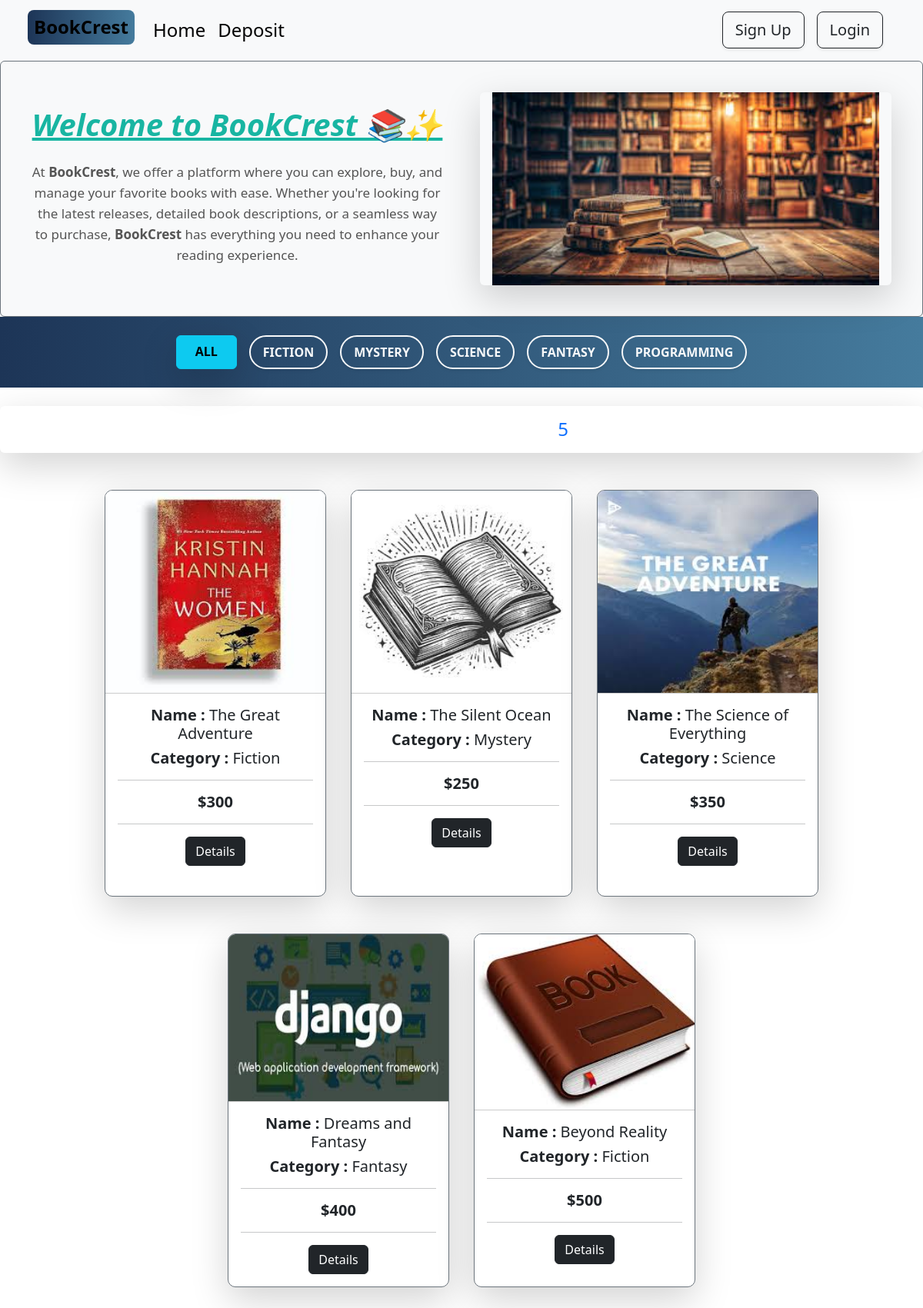
The page / on the database its author committed.
### categories/models.py (models this page shows, shortened)
class Category(models.Model):
    category = models.CharField(max_length= 100)
    slug = models.SlugField(max_length= 120)

### books/models.py (models this page shows, shortened)
class Book_Model(models.Model):
    name = models.CharField(max_length= 120)
    price = models.IntegerField()
    Description = models.TextField()
    quantity = models.IntegerField()
    img = models.ImageField(upload_to= 'uploads/')
    category = models.ForeignKey(Category, on_delete= models.CASCADE, related_name= 'books')

### BookCrest/views.py (the view)
# urls.py: path('', home, name= 'home'),
def home(req, category_slug = None):
    data = Book_Model.objects.all()
    if category_slug is not None:
        category = Category.objects.get(slug = category_slug)
        data = Book_Model.objects.filter(category = category)
    categories = Category.objects.all()
    return render(req, 'home.html', {'data' : data, 'category' : categories})

### templates/home.html
{% extends "base.html" %}
{% load static %}
{% block content %}
<div class="d-flex flex-wrap align-items-center border border-secondary rounded shadow-sm p-3 bg-light">
    <div class="col-12 col-md-6 order-2 order-md-1 text-center text-md-start">
        <div class="text-center m-4">
            <h1 style="color: #18b5a2; font-weight: bold; text-decoration: underline;">
                <i>Welcome to BookCrest 📚✨</i>
            </h1>
        </div>
        <div class="text-center m-3 d-flex ">
            <p style="line-height: 1.6; font-size: 17px; color: #555;" class="row-cols-auto px-2">
                At <b>BookCrest</b>, we offer a platform where you can explore, buy,
                and manage your favorite books with ease. Whether you're looking
                for the latest releases, detailed book descriptions, or a seamless
                way to purchase, <b>BookCrest</b> has everything you need to enhance your reading experience.
            </p>
        </div>
    </div>
    <div class="col-12 col-md-6 order-1 order-md-2 p-4">
        <img class="img-fluid rounded shadow-lg w-100 px-3" src="{% static 'book_img.jpg' %}" alt="BookCrest Image">
    </div>
</div>
<div class="py-4" style="background: linear-gradient(to right, #1d3557, #457b9d);">
    <div class="d-flex flex-wrap gap-3 justify-content-center text-center">
        <a class="btn btn-info fw-bold px-4 py-2 shadow-lg text-uppercase" href="{% url 'all_categories' %}">All</a>
        {% for i in category %}
        <a class="btn btn-outline-light text-uppercase fw-semibold px-3 py-2 border-2 shadow-sm"
            style="border-radius: 25px; transition: all 0.3s ease;"
            href="{% url 'category_wise' i.slug %}">{{i.category}}</a>
        {% endfor %}
    </div>
</div>
{% if data %}
<div class="text-center my-4">
    <h4 class="total-result-title text-white p-3 rounded shadow-lg">
        Explore Our Collection: <span class="text-primary">{{ data|length }}</span>
    </h4>
</div>
<div class="d-flex flex-wrap gap-3 m-md-4 justify-content-center">
    {% for i in data %}
    <div class="card col-sm-12 col-md-3 m-2 mt-4 border border-secondary shadow-lg"
        style="border-radius: 10px; overflow: hidden;">
        <img src="{{ i.img.url }}" class="card-img-top h-50" alt="Book Image" style="border-bottom: 1px solid #ccc;">
        <div class="card-body">
            <h5 class="card-title text-center"><b>Name :</b> {{i.name}}</h5>
            <h5 class="card-title text-center"><b>Category :</b> {{ i.category.category }}</h5>
            <strong>
                <hr>
            </strong>
            <h5 class="card-title text-center"><b>${{i.price}}</b></h5>
            <strong>
                <hr>
            </strong>
            <div class="text-center">
                <a class="btn btn-dark" href="{% url 'all_details' i.id %}">Details</a>
            </div>
        </div>
    </div>
    {% endfor %}
</div>
{% else %}
<p class="text-center w-100 text-muted mt-5 fs-3">No products yet.</p>
{% endif %}
{% endblock content %}

### templates/base.html (shortened to what this page needs)
<!DOCTYPE html>
<html lang="en">
<head>
    <link href="https://cdn.jsdelivr.net/npm/bootstrap@5.3.3/dist/css/bootstrap.min.css" rel="stylesheet"
>
</head>
<body>
    <nav class="navbar navbar-expand-lg bg-body-tertiary px-4">
        <div class="container-fluid">
            <a class="navbar-brand" href="{% url 'home' %}">
                <h4 style="background: linear-gradient(to right, #1d3557, #457b9d); border-radius: 8px;"
                    class="p-2 fw-bold">BookCrest</h4>
            </a>
            <div class="collapse navbar-collapse" id="navbarSupportedContent">
                <ul class="navbar-nav me-auto mb-2 mb-lg-0">
                    <li class="nav-item">
                        <a class="nav-link active fs-4" aria-current="page" href="{% url 'home' %}">Home</a>
                    </li>
                    <li class="nav-item">
                        <a class="nav-link active fs-4" aria-current="page" href="{% url 'deposit' %}">Deposit</a>
                    </li>
                </ul>
                <div class="d-flex flex-column flex-sm-row gap-3 px-3">
                    {% if request.user.is_authenticated %}
                    <div class="d-flex align-items-center">
                        <h4 style="font-size: 1.25rem; font-weight: bold; color: #007bff; margin-right: 15px;">Welcome,
                            {{request.user.first_name}}!</h4>
                        <span
                            style="background-color: #28a745; color: white; font-size: 1rem; font-weight: bold; padding: 6px 14px; border-radius: 8px; display: inline-block; text-transform: uppercase; letter-spacing: 1px;">
                            Balance: {{ request.user.account_balances.first.balance|default:"00.00" }}
                        </span>
                    </div>
                    <a class="btn btn-outline-dark btn-lg shadow-sm text-light"
                        href="{% url 'user_profile' %}">Profile</a>
                    <a class="btn btn-outline-dark btn-lg shadow-sm text-light"
                        href="{% url 'user_logout' %}">Logout</a>
                    {% else %}
                    <a class="btn btn-outline-dark btn-lg shadow-sm" href="{% url 'user_signup' %}">Sign Up</a>
                    <a class="btn btn-outline-dark btn-lg shadow-sm" href="{% url 'user_login' %}">Login</a>
                    {% endif %}
                </div>
            </div>
        </div>
    </nav>
    {% block content %}
    {% endblock content %}
</body>
</html>

### rows shown on the page
Category: category "FICTION"
Category: category "MYSTERY"
Category: category "SCIENCE"
Category: category "FANTASY"
Category: category "PROGRAMMING"
Book_Model: img (picture), name "The Great Adventure", category.category "Fiction", price "300"
Book_Model: img (picture), name "The Silent Ocean", category.category "Mystery", price "250"
Book_Model: img (picture), name "The Science of Everything", category.category "Science", price "350"
Book_Model: img (picture), name "Dreams and Fantasy", category.category "Fantasy", price "400"
Book_Model: img (picture), name "Beyond Reality", category.category "Fiction", price "500"

### other values the page prints
{{ data|length }} "5"
